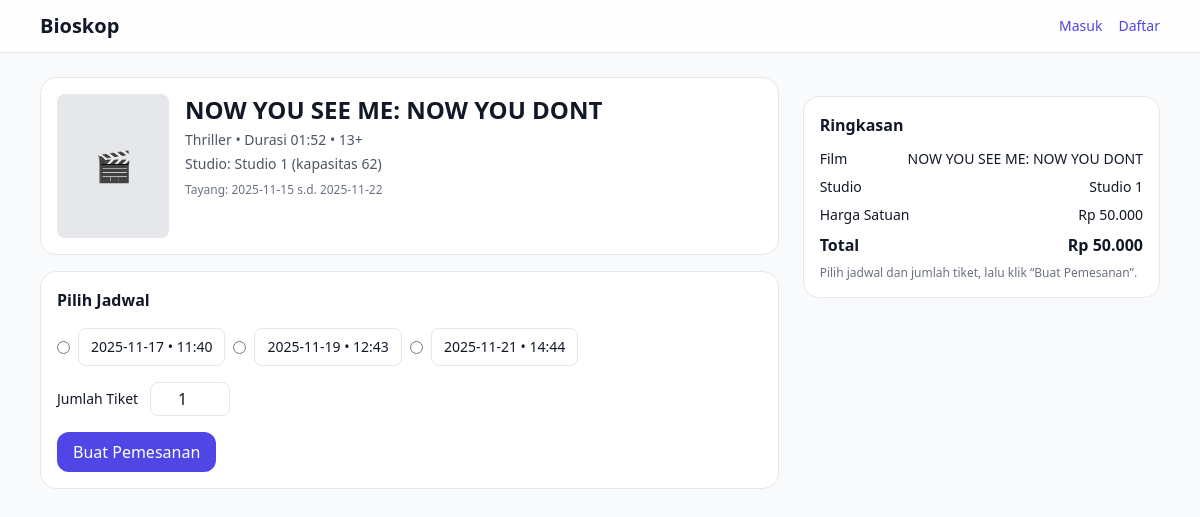
Screenshot of /order.php?id=FT001 with the database file from the repository.
### tables this page shows
CREATE TABLE `film` (
  `id_film` varchar(10) NOT NULL,
  `id_studio` varchar(10) NOT NULL,
  `judul` varchar(70) DEFAULT NULL,
  `genre` varchar(20) DEFAULT NULL,
  `durasi` time DEFAULT NULL,
  `rating` int(11) DEFAULT NULL,
  `sinopsis` text DEFAULT NULL,
  `harga` int(11) NOT NULL,
  `mulai_tayang` date DEFAULT NULL,
  `selesai_tayang` date DEFAULT NULL
);

CREATE TABLE `studio` (
  `id_studio` varchar(10) NOT NULL,
  `nama_studio` varchar(50) DEFAULT NULL,
  `kapasitas` int(11) DEFAULT NULL
);

CREATE TABLE `jadwal_tayang` (
  `id_jadwal` varchar(10) NOT NULL,
  `id_film` varchar(10) NOT NULL,
  `jam_mulai` time DEFAULT NULL,
  `jam_selesai` time DEFAULT NULL,
  `tanggal` date DEFAULT NULL
);

### order.php (the view, shortened to what this page needs)
<?php
require __DIR__.'/service/database.php';
function h($x){return htmlspecialchars($x,ENT_QUOTES,'UTF-8');}
$idFilm = $_GET['id'] ?? '';
$film = null;
if ($idFilm) {
  $stmt = $db->prepare("SELECT f.*, s.nama_studio, s.kapasitas
                        FROM film f
                        LEFT JOIN studio s ON s.id_studio = f.id_studio
                        WHERE f.id_film = ? LIMIT 1");
  $stmt->bind_param("s", $idFilm);
  $stmt->execute();
  $film = $stmt->get_result()->fetch_assoc();
  $hargaSatuan = (int)($film['harga'] ?? 0);
  $qty         = max(1, (int)($_POST['jumlah_tiket'] ?? 1));
  $total       = $hargaSatuan * $qty;
}
$jadwal = [];
if ($idFilm) {
  $stmt = $db->prepare("SELECT j.* FROM jadwal_tayang j
                        WHERE j.id_film = ? AND j.tanggal >= CURDATE()
                        ORDER BY j.tanggal ASC, j.jam_mulai ASC");
  $stmt->bind_param("s", $idFilm);
  $stmt->execute();
  $jadwal = $stmt->get_result()->fetch_all(MYSQLI_ASSOC);
}
?>
<!doctype html>
<html lang="id">
<head>
  <script src="https://cdn.tailwindcss.com"></script>
</head>
<body class="bg-gray-50 text-gray-900">
  <?php include "layout/navbar.php"; ?>
  <main class="max-w-6xl mx-auto px-4 py-6">
    <?php if (!$film): ?>
      <div class="rounded-xl border bg-white p-4">Film tidak ditemukan. <a class="text-indigo-600" href="index.php">Kembali</a></div>
    <?php else: ?>
      <div class="grid grid-cols-1 lg:grid-cols-3 gap-6">
        <div class="lg:col-span-2 space-y-4">
          <div class="rounded-2xl border bg-white p-4">
            <div class="flex items-start gap-4">
              <div class="w-28 h-36 rounded-lg bg-gray-200 grid place-items-center text-3xl">🎬</div>
              <div class="flex-1">
                <h1 class="text-2xl font-bold"><?= h($film['judul']) ?></h1>
                <div class="text-sm text-gray-600 mt-1">
                  <?= h($film['genre']) ?> • Durasi <?= h(substr((string)$film['durasi'],0,5)) ?> • <?= (int)$film['rating'] ?>+
                </div>
                <div class="text-sm text-gray-600 mt-1">
                  Studio: <?= h($film['nama_studio'] ?? $film['id_studio']) ?><?php if(!empty($film['kapasitas'])): ?> (kapasitas <?= (int)$film['kapasitas'] ?>)<?php endif; ?>
                </div>
                <p class="text-xs text-gray-500 mt-2">Tayang: <?= h($film['mulai_tayang']) ?> s.d. <?= h($film['selesai_tayang']) ?></p>
              </div>
            </div>
          </div>
          <div class="rounded-2xl border bg-white p-4">
            <h2 class="font-semibold mb-3">Pilih Jadwal</h2>
            <?php if (empty($jadwal)): ?>
              <div class="text-sm text-gray-600">Belum ada jadwal dari hari ini.</div>
            <?php else: ?>
              <form method="post" class="space-y-4">
                <div class="flex flex-wrap gap-2">
                  <?php foreach($jadwal as $j): ?>
                    <label class="inline-flex items-center gap-2">
                      <input type="radio" name="id_jadwal" class="accent-indigo-600" value="<?= h($j['id_jadwal']) ?>" required>
                      <span class="px-3 py-2 rounded-lg border text-sm bg-white hover:bg-gray-50">
                        <?= h($j['tanggal']) ?> • <?= h(substr((string)$j['jam_mulai'],0,5)) ?>
                      </span>
                    </label>
                  <?php endforeach; ?>
                </div>
                <div class="flex items-center gap-3">
                  <label class="text-sm">Jumlah Tiket</label>
                  <input type="number" name="jumlah_tiket" min="1" value="1" class="w-20 border rounded-lg px-2 py-1 text-center" />
                </div>
                <button name="buat_pesan" class="mt-2 bg-indigo-600 hover:bg-indigo-700 text-white font-medium px-4 py-2 rounded-xl">
                  Buat Pemesanan
                </button>
              </form>
            <?php endif; ?>
          </div>
        </div>
        <aside class="lg:col-span-1">
          <div class="rounded-2xl border bg-white p-4 sticky top-24">
            <h3 class="font-semibold mb-3">Ringkasan</h3>
            <div class="space-y-2 text-sm">
              <div class="flex justify-between"><span>Film</span><span class="font-medium"><?= h($film['judul']) ?></span></div>
              <div class="flex justify-between"><span>Studio</span><span><?= h($film['nama_studio'] ?? $film['id_studio']) ?></span></div>
              <div class="flex justify-between"><span>Harga Satuan</span><span>Rp <?= number_format($hargaSatuan,0,',','.') ?></span></div>
              <div class="flex justify-between text-base font-semibold"><span>Total</span><span>Rp <?= number_format($total,0,',','.') ?></span></div>
              <div class="text-xs text-gray-500">Pilih jadwal dan jumlah tiket, lalu klik “Buat Pemesanan”.</div>
            </div>
          </div>
        </aside>
      </div>
    <?php endif; ?>
  </main>
</body>
</html>

### rows the page displays
film: judul "NOW YOU SEE ME: NOW YOU DONT", genre "Thriller", durasi "01:52", rating "13", id_studio.nama_studio "Studio 1", id_studio.kapasitas "62", mulai_tayang "2025-11-15", selesai_tayang "2025-11-22", harga "50.000"
jadwal_tayang: tanggal "2025-11-17", jam_mulai "11:40"
jadwal_tayang: tanggal "2025-11-19", jam_mulai "12:43"
jadwal_tayang: tanggal "2025-11-21", jam_mulai "14:44"
